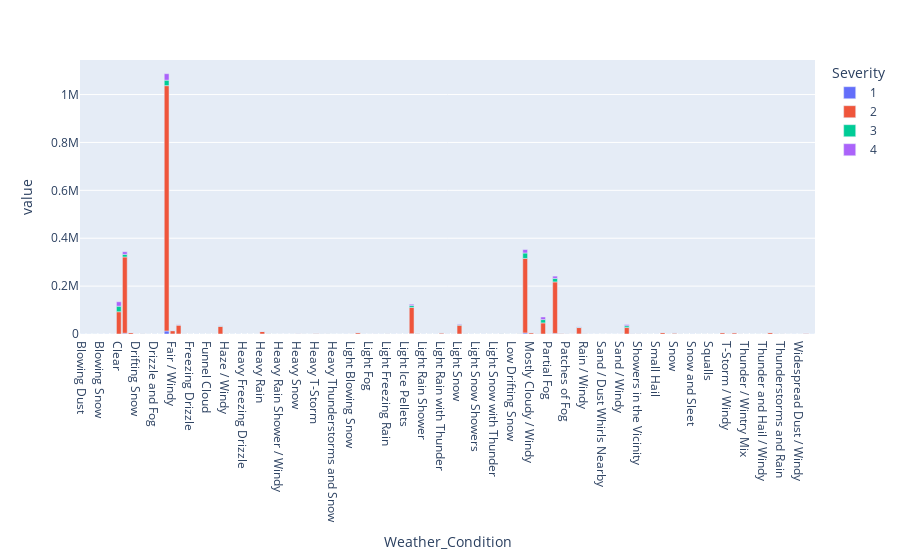

Notebook cell for this chart:
### Code cell
weather_acci = data['ID'].groupby([data['Weather_Condition'],data['Severity']]).count()
weather_acci = weather_acci.unstack(level=-1).fillna(0)
# data = weather_acci
fig = px.bar(weather_acci)

fig.show()

### Figure 1 — Plotly figure (JSON) as saved in the notebook; plotly's stock layout.template omitted (floating-point values rounded to 4 significant figures)
{"data": [{"alignmentgroup": "True", "hovertemplate": "Severity=1<br>Weather_Condition=%{x}<br>value=%{y}<extra></extra>", "legendgroup": "1", "marker": {"color": "#636efa", "pattern": {"shape": ""}}, "name": "1", "offsetgroup": "1", "orientation": "v", "showlegend": true, "textposition": "auto", "type": "bar", "x": ["Blowing Dust", "Blowing Dust / Windy", "Blowing Sand", "Blowing Snow", "Blowing Snow / Windy", "Blowing Snow Nearby", "Clear", "Cloudy", "Cloudy / Windy", "Drifting Snow", "Drizzle", "Drizzle / Windy", "Drizzle and Fog", "Dust Whirls", "Fair", "Fair / Windy", "Fog", "Fog / Windy", "Freezing Drizzle", "Freezing Rain", "Freezing Rain / Windy", "Funnel Cloud", "Hail", "Haze", "Haze / Windy", "Heavy Blowing Snow", "Heavy Drizzle", "Heavy Freezing Drizzle", "Heavy Freezing Rain", "Heavy Ice Pellets", "Heavy Rain", "Heavy Rain / Windy", "Heavy Rain Shower", "Heavy Rain Shower / Windy", "Heavy Rain Showers", "Heavy Sleet", "Heavy Snow", "Heavy Snow / Windy", "Heavy Snow with Thunder", "Heavy T-Storm", "Heavy T-Storm / Windy", "Heavy Thunderstorms and Rain", "Heavy Thunderstorms and Snow", "Heavy Thunderstorms with Small Hail", "Ice Pellets", "Light Blowing Snow", "Light Drizzle", "Light Drizzle / Windy", "Light Fog", "Light Freezing Drizzle", "Light Freezing Fog", "Light Freezing Rain", "Light Freezing Rain / Windy", "Light Haze", "Light Ice Pellets", "Light Rain", "Light Rain / Windy", "Light Rain Shower", "Light Rain Shower / Windy", "Light Rain Showers", "Light Rain with Thunder", "Light Sleet", "Light Sleet / Windy", "Light Snow", "Light Snow / Windy", "Light Snow Shower", "Light Snow Showers", "Light Snow and Sleet", "Light Snow and Sleet / Windy", "Light Snow with Thunder", "Light Thunderstorms and Rain", "Light Thunderstorms and Snow", "Low Drifting Snow", "Mist", "Mostly Cloudy", "Mostly Cloudy / Windy", "N/A Precipitation", "Overcast", "Partial Fog", "Partly Cloudy", "Partly Cloudy / Windy", "Patches of Fog", "Patches of Fog / Windy", "Rain", "Rain / Windy", "Rain Shower", "Rain Showers", "Sand / Dust Whirls Nearby", "Sand / Dust Whirlwinds", "Sand / Dust Whirlwinds / Windy", "Sand / Windy", "Scattered Clouds", "Shallow Fog", "Showers in the Vicinity", "Sleet", "Sleet / Windy", "Small Hail", "Smoke", "Smoke / Windy", "Snow", "Snow / Windy", "Snow Grains", "Snow and Sleet", "Snow and Sleet / Windy", "Snow and Thunder / Windy", "Squalls", "Squalls / Windy", "T-Storm", "T-Storm / Windy", "Thunder", "Thunder / Windy", "Thunder / Wintry Mix", "Thunder / Wintry Mix / Windy", "Thunder and Hail", "Thunder and Hail / Windy", "Thunder in the Vicinity", "Thunderstorm", "Thunderstorms and Rain", "Tornado", "Widespread Dust", "Widespread Dust / Windy", "Wintry Mix", "Wintry Mix / Windy"], "xaxis": "x", "y": [1, 8, 0, 0, 0, 0, 0, 3219, 60, 0, 4, 0, 0, 0, 12585, 210, 178, 0, 0, 0, 0, 0, 0, 61, 1, 0, 0, 0, 0, 0, 73, 8, 0, 0, 0, 0, 1, 1, 0, 39, 7, 0, 0, 0, 0, 0, 72, 1, 0, 0, 0, 0, 0, 0, 0, 1289, 26, 6, 2, 0, 63, 2, 0, 56, 3, 0, 0, 0, 0, 0, 0, 0, 0, 0, 4406, 126, 0, 0, 0, 2467, 77, 2, 0, 254, 12, 0, 0, 0, 0, 0, 0, 0, 5, 7, 0, 0, 0, 2, 0, 24, 0, 0, 0, 0, 0, 0, 1, 58, 3, 43, 3, 0, 0, 1, 0, 29, 0, 0, 0, 1, 0, 2, 0], "yaxis": "y"}, {"alignmentgroup": "True", "hovertemplate": "Severity=2<br>Weather_Condition=%{x}<br>value=%{y}<extra></extra>", "legendgroup": "2", "marker": {"color": "#EF553B", "pattern": {"shape": ""}}, "name": "2", "offsetgroup": "2", "orientation": "v", "showlegend": true, "textposition": "auto", "type": "bar", "x": ["Blowing Dust", "Blowing Dust / Windy", "Blowing Sand", "Blowing Snow", "Blowing Snow / Windy", "Blowing Snow Nearby", "Clear", "Cloudy", "Cloudy / Windy", "Drifting Snow", "Drizzle", "Drizzle / Windy", "Drizzle and Fog", "Dust Whirls", "Fair", "Fair / Windy", "Fog", "Fog / Windy", "Freezing Drizzle", "Freezing Rain", "Freezing Rain / Windy", "Funnel Cloud", "Hail", "Haze", "Haze / Windy", "Heavy Blowing Snow", "Heavy Drizzle", "Heavy Freezing Drizzle", "Heavy Freezing Rain", "Heavy Ice Pellets", "Heavy Rain", "Heavy Rain / Windy", "Heavy Rain Shower", "Heavy Rain Shower / Windy", "Heavy Rain Showers", "Heavy Sleet", "Heavy Snow", "Heavy Snow / Windy", "Heavy Snow with Thunder", "Heavy T-Storm", "Heavy T-Storm / Windy", "Heavy Thunderstorms and Rain", "Heavy Thunderstorms and Snow", "Heavy Thunderstorms with Small Hail", "Ice Pellets", "Light Blowing Snow", "Light Drizzle", "Light Drizzle / Windy", "Light Fog", "Light Freezing Drizzle", "Light Freezing Fog", "Light Freezing Rain", "Light Freezing Rain / Windy", "Light Haze", "Light Ice Pellets", "Light Rain", "Light Rain / Windy", "Light Rain Shower", "Light Rain Shower / Windy", "Light Rain Showers", "Light Rain with Thunder", "Light Sleet", "Light Sleet / Windy", "Light Snow", "Light Snow / Windy", "Light Snow Shower", "Light Snow Showers", "Light Snow and Sleet", "Light Snow and Sleet / Windy", "Light Snow with Thunder", "Light Thunderstorms and Rain", "Light Thunderstorms and Snow", "Low Drifting Snow", "Mist", "Mostly Cloudy", "Mostly Cloudy / Windy", "N/A Precipitation", "Overcast", "Partial Fog", "Partly Cloudy", "Partly Cloudy / Windy", "Patches of Fog", "Patches of Fog / Windy", "Rain", "Rain / Windy", "Rain Shower", "Rain Showers", "Sand / Dust Whirls Nearby", "Sand / Dust Whirlwinds", "Sand / Dust Whirlwinds / Windy", "Sand / Windy", "Scattered Clouds", "Shallow Fog", "Showers in the Vicinity", "Sleet", "Sleet / Windy", "Small Hail", "Smoke", "Smoke / Windy", "Snow", "Snow / Windy", "Snow Grains", "Snow and Sleet", "Snow and Sleet / Windy", "Snow and Thunder / Windy", "Squalls", "Squalls / Windy", "T-Storm", "T-Storm / Windy", "Thunder", "Thunder / Windy", "Thunder / Wintry Mix", "Thunder / Wintry Mix / Windy", "Thunder and Hail", "Thunder and Hail / Windy", "Thunder in the Vicinity", "Thunderstorm", "Thunderstorms and Rain", "Tornado", "Widespread Dust", "Widespread Dust / Windy", "Wintry Mix", "Wintry Mix / Windy"], "xaxis": "x", "y": [135, 130, 1, 121, 83, 2, 93020, 318470, 6103, 1, 1341, 8, 120, 1, 1024562, 13801, 37194, 242, 11, 41, 1, 1, 3, 32311, 520, 0, 100, 2, 1, 1, 10285, 678, 2, 1, 1, 13, 1134, 194, 1, 3280, 352, 309, 2, 1, 30, 0, 5687, 78, 0, 268, 141, 583, 29, 0, 46, 109410, 3039, 109, 5, 25, 4746, 60, 7, 36584, 1977, 24, 1, 43, 14, 8, 617, 3, 1, 732, 311111, 5534, 917, 46316, 27, 215027, 3407, 856, 0, 26638, 1002, 33, 20, 1, 9, 1, 2, 26896, 832, 556, 45, 1, 28, 6604, 32, 4258, 363, 6, 98, 18, 2, 10, 16, 5851, 237, 5599, 207, 5, 2, 1, 0, 6393, 604, 322, 9, 37, 18, 3608, 67], "yaxis": "y"}, {"alignmentgroup": "True", "hovertemplate": "Severity=3<br>Weather_Condition=%{x}<br>value=%{y}<extra></extra>", "legendgroup": "3", "marker": {"color": "#00cc96", "pattern": {"shape": ""}}, "name": "3", "offsetgroup": "3", "orientation": "v", "showlegend": true, "textposition": "auto", "type": "bar", "x": ["Blowing Dust", "Blowing Dust / Windy", "Blowing Sand", "Blowing Snow", "Blowing Snow / Windy", "Blowing Snow Nearby", "Clear", "Cloudy", "Cloudy / Windy", "Drifting Snow", "Drizzle", "Drizzle / Windy", "Drizzle and Fog", "Dust Whirls", "Fair", "Fair / Windy", "Fog", "Fog / Windy", "Freezing Drizzle", "Freezing Rain", "Freezing Rain / Windy", "Funnel Cloud", "Hail", "Haze", "Haze / Windy", "Heavy Blowing Snow", "Heavy Drizzle", "Heavy Freezing Drizzle", "Heavy Freezing Rain", "Heavy Ice Pellets", "Heavy Rain", "Heavy Rain / Windy", "Heavy Rain Shower", "Heavy Rain Shower / Windy", "Heavy Rain Showers", "Heavy Sleet", "Heavy Snow", "Heavy Snow / Windy", "Heavy Snow with Thunder", "Heavy T-Storm", "Heavy T-Storm / Windy", "Heavy Thunderstorms and Rain", "Heavy Thunderstorms and Snow", "Heavy Thunderstorms with Small Hail", "Ice Pellets", "Light Blowing Snow", "Light Drizzle", "Light Drizzle / Windy", "Light Fog", "Light Freezing Drizzle", "Light Freezing Fog", "Light Freezing Rain", "Light Freezing Rain / Windy", "Light Haze", "Light Ice Pellets", "Light Rain", "Light Rain / Windy", "Light Rain Shower", "Light Rain Shower / Windy", "Light Rain Showers", "Light Rain with Thunder", "Light Sleet", "Light Sleet / Windy", "Light Snow", "Light Snow / Windy", "Light Snow Shower", "Light Snow Showers", "Light Snow and Sleet", "Light Snow and Sleet / Windy", "Light Snow with Thunder", "Light Thunderstorms and Rain", "Light Thunderstorms and Snow", "Low Drifting Snow", "Mist", "Mostly Cloudy", "Mostly Cloudy / Windy", "N/A Precipitation", "Overcast", "Partial Fog", "Partly Cloudy", "Partly Cloudy / Windy", "Patches of Fog", "Patches of Fog / Windy", "Rain", "Rain / Windy", "Rain Shower", "Rain Showers", "Sand / Dust Whirls Nearby", "Sand / Dust Whirlwinds", "Sand / Dust Whirlwinds / Windy", "Sand / Windy", "Scattered Clouds", "Shallow Fog", "Showers in the Vicinity", "Sleet", "Sleet / Windy", "Small Hail", "Smoke", "Smoke / Windy", "Snow", "Snow / Windy", "Snow Grains", "Snow and Sleet", "Snow and Sleet / Windy", "Snow and Thunder / Windy", "Squalls", "Squalls / Windy", "T-Storm", "T-Storm / Windy", "Thunder", "Thunder / Windy", "Thunder / Wintry Mix", "Thunder / Wintry Mix / Windy", "Thunder and Hail", "Thunder and Hail / Windy", "Thunder in the Vicinity", "Thunderstorm", "Thunderstorms and Rain", "Tornado", "Widespread Dust", "Widespread Dust / Windy", "Wintry Mix", "Wintry Mix / Windy"], "xaxis": "x", "y": [4, 4, 0, 12, 0, 0, 23124, 10857, 314, 0, 108, 0, 5, 0, 22897, 415, 765, 3, 0, 0, 0, 0, 0, 1062, 3, 1, 9, 0, 0, 1, 688, 24, 1, 0, 0, 0, 53, 7, 1, 153, 14, 126, 0, 0, 3, 0, 522, 7, 1, 52, 22, 108, 0, 1, 19, 8037, 194, 5, 0, 4, 295, 4, 0, 2499, 55, 1, 0, 0, 2, 1, 252, 2, 0, 39, 22704, 401, 10, 13954, 0, 14796, 216, 21, 2, 1792, 47, 1, 4, 0, 5, 0, 0, 7615, 30, 56, 0, 0, 0, 81, 0, 237, 17, 2, 0, 0, 0, 1, 1, 326, 17, 192, 8, 0, 0, 0, 1, 195, 200, 115, 0, 10, 0, 78, 3], "yaxis": "y"}, {"alignmentgroup": "True", "hovertemplate": "Severity=4<br>Weather_Condition=%{x}<br>value=%{y}<extra></extra>", "legendgroup": "4", "marker": {"color": "#ab63fa", "pattern": {"shape": ""}}, "name": "4", "offsetgroup": "4", "orientation": "v", "showlegend": true, "textposition": "auto", "type": "bar", "x": ["Blowing Dust", "Blowing Dust / Windy", "Blowing Sand", "Blowing Snow", "Blowing Snow / Windy", "Blowing Snow Nearby", "Clear", "Cloudy", "Cloudy / Windy", "Drifting Snow", "Drizzle", "Drizzle / Windy", "Drizzle and Fog", "Dust Whirls", "Fair", "Fair / Windy", "Fog", "Fog / Windy", "Freezing Drizzle", "Freezing Rain", "Freezing Rain / Windy", "Funnel Cloud", "Hail", "Haze", "Haze / Windy", "Heavy Blowing Snow", "Heavy Drizzle", "Heavy Freezing Drizzle", "Heavy Freezing Rain", "Heavy Ice Pellets", "Heavy Rain", "Heavy Rain / Windy", "Heavy Rain Shower", "Heavy Rain Shower / Windy", "Heavy Rain Showers", "Heavy Sleet", "Heavy Snow", "Heavy Snow / Windy", "Heavy Snow with Thunder", "Heavy T-Storm", "Heavy T-Storm / Windy", "Heavy Thunderstorms and Rain", "Heavy Thunderstorms and Snow", "Heavy Thunderstorms with Small Hail", "Ice Pellets", "Light Blowing Snow", "Light Drizzle", "Light Drizzle / Windy", "Light Fog", "Light Freezing Drizzle", "Light Freezing Fog", "Light Freezing Rain", "Light Freezing Rain / Windy", "Light Haze", "Light Ice Pellets", "Light Rain", "Light Rain / Windy", "Light Rain Shower", "Light Rain Shower / Windy", "Light Rain Showers", "Light Rain with Thunder", "Light Sleet", "Light Sleet / Windy", "Light Snow", "Light Snow / Windy", "Light Snow Shower", "Light Snow Showers", "Light Snow and Sleet", "Light Snow and Sleet / Windy", "Light Snow with Thunder", "Light Thunderstorms and Rain", "Light Thunderstorms and Snow", "Low Drifting Snow", "Mist", "Mostly Cloudy", "Mostly Cloudy / Windy", "N/A Precipitation", "Overcast", "Partial Fog", "Partly Cloudy", "Partly Cloudy / Windy", "Patches of Fog", "Patches of Fog / Windy", "Rain", "Rain / Windy", "Rain Shower", "Rain Showers", "Sand / Dust Whirls Nearby", "Sand / Dust Whirlwinds", "Sand / Dust Whirlwinds / Windy", "Sand / Windy", "Scattered Clouds", "Shallow Fog", "Showers in the Vicinity", "Sleet", "Sleet / Windy", "Small Hail", "Smoke", "Smoke / Windy", "Snow", "Snow / Windy", "Snow Grains", "Snow and Sleet", "Snow and Sleet / Windy", "Snow and Thunder / Windy", "Squalls", "Squalls / Windy", "T-Storm", "T-Storm / Windy", "Thunder", "Thunder / Windy", "Thunder / Wintry Mix", "Thunder / Wintry Mix / Windy", "Thunder and Hail", "Thunder and Hail / Windy", "Thunder in the Vicinity", "Thunderstorm", "Thunderstorms and Rain", "Tornado", "Widespread Dust", "Widespread Dust / Windy", "Wintry Mix", "Wintry Mix / Windy"], "xaxis": "x", "y": [0, 6, 0, 27, 1, 0, 18449, 11031, 222, 0, 128, 0, 7, 0, 27019, 524, 1280, 7, 0, 3, 1, 1, 0, 664, 22, 0, 14, 0, 0, 0, 409, 9, 0, 0, 0, 0, 137, 8, 1, 76, 8, 54, 1, 0, 3, 2, 452, 16, 0, 35, 40, 139, 6, 0, 6, 5559, 118, 7, 0, 7, 133, 2, 0, 2777, 61, 0, 5, 0, 0, 1, 115, 1, 0, 45, 14368, 205, 39, 10842, 0, 9385, 145, 24, 2, 1164, 24, 2, 1, 0, 1, 0, 0, 4715, 15, 22, 1, 0, 2, 246, 14, 380, 9, 0, 6, 0, 0, 1, 2, 176, 1, 108, 3, 1, 0, 0, 0, 176, 93, 43, 0, 2, 0, 139, 2], "yaxis": "y"}], "layout": {"barmode": "relative", "legend": {"title": {"text": "Severity"}, "tracegroupgap": 0}, "margin": {"t": 60}, "xaxis": {"anchor": "y", "domain": [0, 1], "title": {"text": "Weather_Condition"}}, "yaxis": {"anchor": "x", "domain": [0, 1], "title": {"text": "value"}}}}
